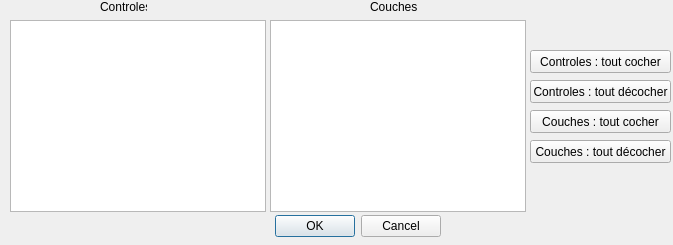
<?xml version="1.0" encoding="UTF-8"?>
<ui version="4.0">
 <class>ControlesBDUniPluginDialogBase</class>
 <widget class="QDialog" name="ControlesBDUniPluginDialogBase">
  <property name="geometry">
   <rect>
    <x>0</x>
    <y>0</y>
    <width>673</width>
    <height>245</height>
   </rect>
  </property>
  <property name="windowTitle">
   <string>Controles BDUni Plugin</string>
  </property>
  <widget class="QDialogButtonBox" name="button_box">
   <property name="geometry">
    <rect>
     <x>100</x>
     <y>210</y>
     <width>341</width>
     <height>32</height>
    </rect>
   </property>
   <property name="orientation">
    <enum>Qt::Horizontal</enum>
   </property>
   <property name="standardButtons">
    <set>QDialogButtonBox::Cancel|QDialogButtonBox::Ok</set>
   </property>
  </widget>
  <widget class="QListWidget" name="controlListWidget">
   <property name="geometry">
    <rect>
     <x>10</x>
     <y>20</y>
     <width>256</width>
     <height>192</height>
    </rect>
   </property>
  </widget>
  <widget class="QListWidget" name="layerListWidget">
   <property name="geometry">
    <rect>
     <x>270</x>
     <y>20</y>
     <width>256</width>
     <height>192</height>
    </rect>
   </property>
  </widget>
  <widget class="QLabel" name="label">
   <property name="geometry">
    <rect>
     <x>100</x>
     <y>0</y>
     <width>47</width>
     <height>13</height>
    </rect>
   </property>
   <property name="text">
    <string>Controles</string>
   </property>
  </widget>
  <widget class="QLabel" name="label_2">
   <property name="geometry">
    <rect>
     <x>370</x>
     <y>0</y>
     <width>47</width>
     <height>13</height>
    </rect>
   </property>
   <property name="text">
    <string>Couches</string>
   </property>
  </widget>
  <widget class="QPushButton" name="allControlsButton">
   <property name="geometry">
    <rect>
     <x>530</x>
     <y>50</y>
     <width>141</width>
     <height>23</height>
    </rect>
   </property>
   <property name="text">
    <string>Controles : tout cocher</string>
   </property>
  </widget>
  <widget class="QPushButton" name="noControlButton">
   <property name="geometry">
    <rect>
     <x>530</x>
     <y>80</y>
     <width>141</width>
     <height>23</height>
    </rect>
   </property>
   <property name="text">
    <string>Controles : tout décocher</string>
   </property>
  </widget>
  <widget class="QPushButton" name="allLayersButton">
   <property name="geometry">
    <rect>
     <x>530</x>
     <y>110</y>
     <width>141</width>
     <height>23</height>
    </rect>
   </property>
   <property name="text">
    <string>Couches : tout cocher</string>
   </property>
  </widget>
  <widget class="QPushButton" name="noLayerButton">
   <property name="geometry">
    <rect>
     <x>530</x>
     <y>140</y>
     <width>141</width>
     <height>23</height>
    </rect>
   </property>
   <property name="text">
    <string>Couches : tout décocher</string>
   </property>
  </widget>
 </widget>
 <resources/>
 <connections>
  <connection>
   <sender>button_box</sender>
   <signal>accepted()</signal>
   <receiver>ControlesBDUniPluginDialogBase</receiver>
   <slot>accept()</slot>
   <hints>
    <hint type="sourcelabel">
     <x>20</x>
     <y>20</y>
    </hint>
    <hint type="destinationlabel">
     <x>20</x>
     <y>20</y>
    </hint>
   </hints>
  </connection>
  <connection>
   <sender>button_box</sender>
   <signal>rejected()</signal>
   <receiver>ControlesBDUniPluginDialogBase</receiver>
   <slot>reject()</slot>
   <hints>
    <hint type="sourcelabel">
     <x>20</x>
     <y>20</y>
    </hint>
    <hint type="destinationlabel">
     <x>20</x>
     <y>20</y>
    </hint>
   </hints>
  </connection>
 </connections>
</ui>
